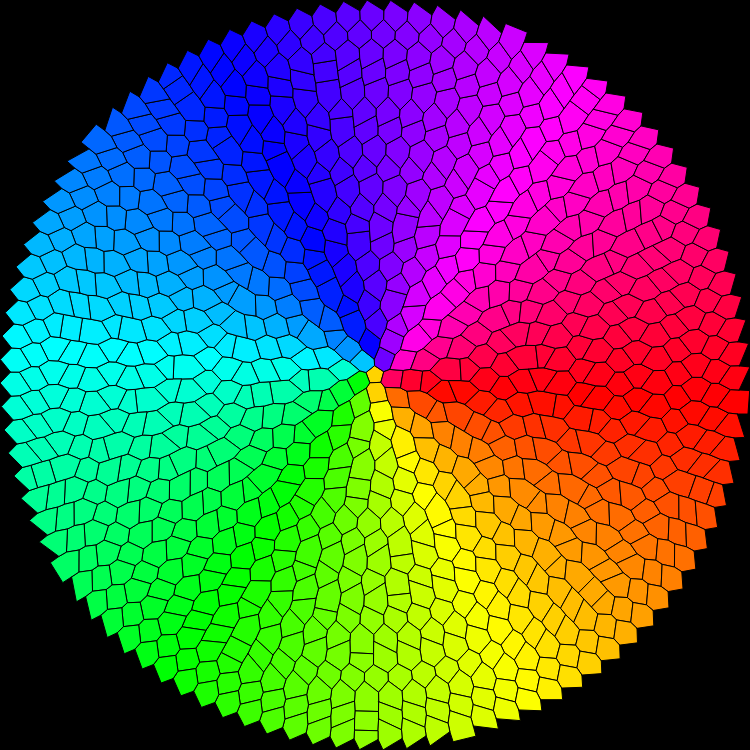
Frame 1 (no input)
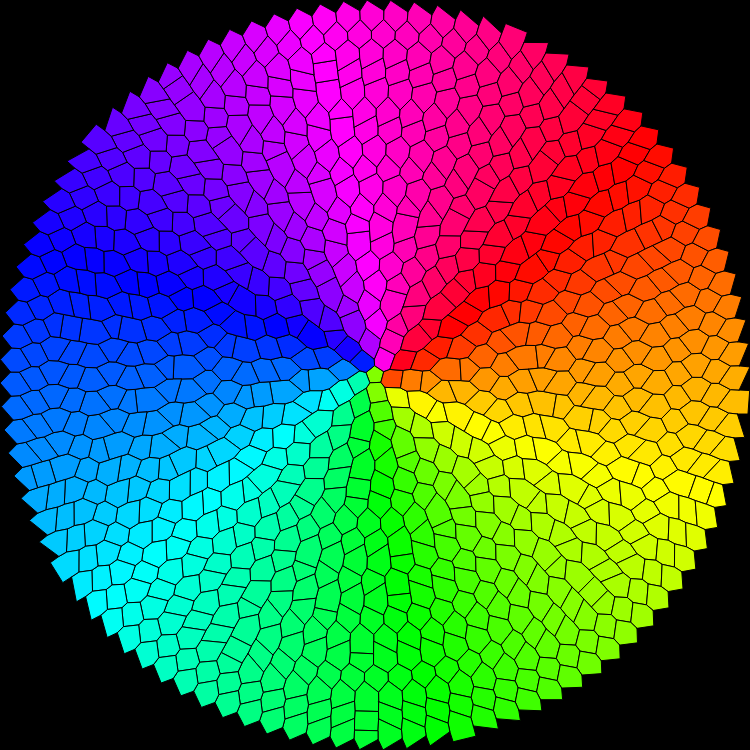
Frame 60 (no input)
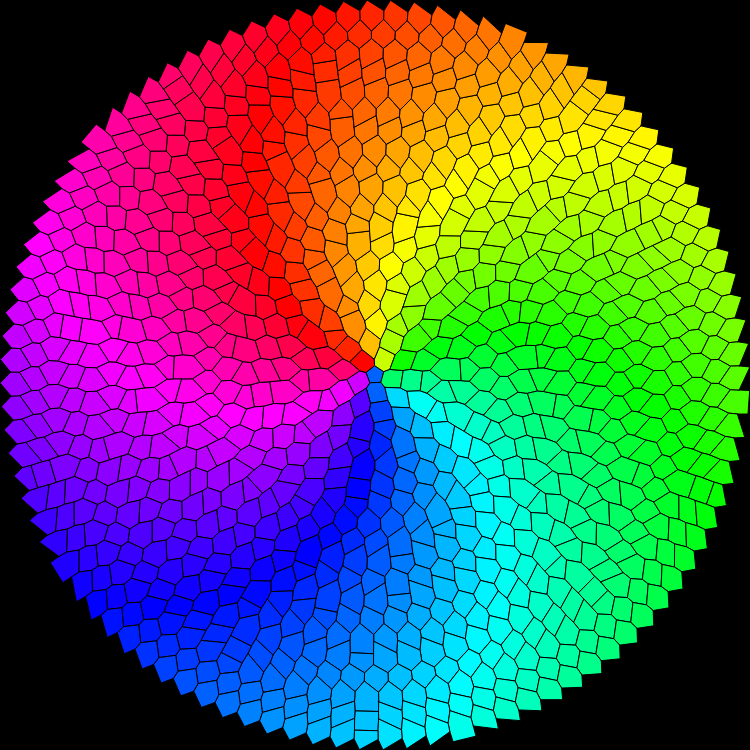
Frame 120 (the mouse pressed at the canvas centre since frame 60)

The p5.js sketch that drew these frames (run headless with seeded random() and noise() and a simulated clock; from frame 60 on, the mouse is pressed at the canvas centre):

// p5.js sketch
// ── sketch.js
var start = 5;
var arit_growth = 5;
var geo_growth = 1;
var layers = 20;
var v_wiggle = [.3, .6]    // [min, max] how pointy or boxy any given layer can be
var color_loops = 1;                 // number of times each color will appear in a single cycle
var color_shift = 0                // [0, 1] how far along the hue spectrum a given color can vary

var hue_start = 0                // [0, 1] where in the hue spectrum the colors will start
var sat = [.2, 1]                  // [min, max]
var bright = [0.6, .9]                // [min, max]  
var vertical_hue_shift = 0      // number of loops in a given direction
var vertical_sat_shift = [.6, 1]     // [init_val, end_val]
var vertical_bright_shift = [1, .2]  // [init_val, end_val]

var grayscale = 0;
var color_spectrum = [0, 1];

var canvas_size = 750;

rots = [0, 0, 0]
rots_ = [0.03, 0.0, 0.001]
limit = [2, .5, .15]
names = ['hue_start', 'sat[0]', 'vertical_hue_shift', ]

////////////////////////////////////

var delta_r;
var init_r// = 30;

var shifts;
var base_radii;
var top_radii;

var slider;
var valu;
var sl;

function x(r, shift){ // polar to cartesian x
    return r*cos(shift);
}

function y(r, shift){ // polar to cartesian y
    return r*sin(shift);
}

function angle(i, t, sh){
    return (2*PI * i/t + sh)%(2*PI);
}

function nod(l){
    return start + l*arit_growth;
}

function starting_nodes(nodes, shift, other_nodes, other_shift){
    var l = [];
    for(i=0; i<nodes; i++){
        l.push(ceil((angle(i, nodes, shift) - other_shift)/angle(1, other_nodes, 0))%other_nodes)
    }
    return l;
}

function diff(l, n){
    var d = []
    for(i=0; i<l.length-1; i++){
        d.push((l[i+1]-l[i]+n)%n);
    }
    d.push((l[0]-l[l.length-1]+n)%n);
    
    return d
}

function get_shapes(l){
    if(l==0){
        b = []
        for(i=0; i<nod(l); i++){
            b.push(0);
        }
        db = b;
    }else{
        b = starting_nodes(nod(l), shifts[l], nod(l-1), shifts[l-1]);
        db = diff(b, nod(l-1));
    }
    
    t = starting_nodes(nod(l), shifts[l], nod(l+1), shifts[l+1]);
    dt = diff(t, nod(l+1));

    r = []
    for(i=0; i<nod(l); i++){
        r.push([]);
        r[i].push(db[i]);
        r[i].push(b[i]);
        r[i].push(dt[i]);
        r[i].push(t[i]);
    }
    return r;
}

function re(){
    setup();
    redraw();
}

function filler(i, l){
    if(random()<grayscale){
        fill(((angle(i, nod(l), shifts[l])/2/PI + random(color_shift) + base_radii[l]/layers*vertical_hue_shift/ + abs(vertical_hue_shift))*color_loops + hue_start)%(color_spectrum[1]-color_spectrum[0])+color_spectrum[0]);
    }else{
        fill(
                (((angle(i, nod(l), shifts[l])/2/PI + random(color_shift) + base_radii[l]/layers*vertical_hue_shift + 100)*color_loops + hue_start)%(color_spectrum[1]-color_spectrum[0])+color_spectrum[0]), 
                1,1
                //random(sat[0], sat[1])*((1-l/layers)*vertical_sat_shift[0] + (l/layers)*vertical_sat_shift[1]), 
                //random(bright[0], bright[1])*((1-l/layers)*vertical_bright_shift[0] + (l/layers)*vertical_bright_shift[1])
            );
    }
}
    
function draw_shapes(shapes, l){
    for(i=0; i<nod(l); i++){
        filler(i, l);
        beginShape();
        vertex(x(top_radii[l], angle(i, nod(l), shifts[l])), y(top_radii[l], angle(i, nod(l), shifts[l])));
        vertex(x(base_radii[l], angle(i, nod(l), shifts[l])), y(base_radii[l], angle(i, nod(l), shifts[l])));
        for(j=0; j<shapes[i][0]; j++){
            vertex(x(top_radii[l-1], angle(shapes[i][1]+j, nod(l-1), shifts[l-1])), y(top_radii[l-1], angle(shapes[i][1]+j, nod(l-1), shifts[l-1])));
        }
        vertex(x(base_radii[l], angle(i+1, nod(l), shifts[l])), y(base_radii[l], angle(i+1, nod(l), shifts[l])));
        vertex(x(top_radii[l], angle(i+1, nod(l), shifts[l])), y(top_radii[l], angle(i+1, nod(l), shifts[l])));
        for(j=shapes[i][2]-1; j>=0; j--){
            vertex(x(base_radii[l+1], angle(shapes[i][3]+j, nod(l+1), shifts[l+1])), y(base_radii[l+1], angle(shapes[i][3]+j, nod(l+1), shifts[l+1])));
        }
        endShape(CLOSE);
    }
}

function make(){
    shifts = [];
    base_radii = [];
    top_radii = [];
    for(i=0; i<layers;i++){
        // make sure every shape will be convex
        var nodes = nod(i);
        shifts.push(random(2*PI/nodes));
        
        var r = delta_r*i + init_r;
        var len_side = sqrt(sq(1-cos(2*PI/nod(i+1))) + sq(sin(2*PI/nod(i+1))));
        var R = sqrt(1 - sq(len_side/2))*(delta_r*(i+1)+init_r) - r;
        R = random(r + R*v_wiggle[0], r+R*v_wiggle[1]);
        
        base_radii.push(r);        
        top_radii.push(R);
    }
}

function setup() {
    valu = 0;
    //createCanvas(canvas_size*1.75, canvas_size);
    createCanvas(canvas_size, canvas_size);
    colorMode(HSB, 1, 1, 1);
    
    if(!init_r){
        init_r=width/4/(layers);
    }
    if(!delta_r){
        delta_r = (height/2-init_r)/(layers-1);
    }

    make();
    
    sl = [
        [3, 20, start, 1, 'start = slid.value()'],
        [0, 30, arit_growth, 1, 'arit_growth = slid.value()'],
        [1, 50, layers, 1, 'layers = slid.value(); delta_r = (height/2-init_r)/(layers-1); make()'],
        [0, 1, v_wiggle[0], 0.01, 'v_wiggle[0] = slid.value(); make()'],//; v_wiggle[1] = max(v_wiggle[0], v_wiggle[1]);'],
        [0, 1, v_wiggle[1], 0.01, 'v_wiggle[1] = slid.value(); make()'],//; v_wiggle[0] = min(v_wiggle[0], v_wiggle[1]);'],
        [0, 10, color_loops, 0.01, 'color_loops = slid.value()'],
        [0, 1, color_shift, 0.01, 'color_shift = slid.value()'],
        [0, 1, hue_start, 0.01, 'hue_start = slid.value()'],
        [-5, 5, vertical_hue_shift, 0.1, 'vertical_hue_shift = slid.value()'],
        [0, 1, sat[0], 0.01, 'sat[0] = slid.value()'],//; sat[1] = max(sat[0], sat[1])'],
        [0, 1, sat[1], 0.01, 'sat[1] = slid.value()'],//; sat[0] = min(sat[0], sat[1])'],
        [0, 1, bright[0], 0.01, 'bright[0] = slid.value()'],//; bright[1] = max(bright[0], bright[1])'],
        [0, 1, bright[1], 0.01, 'bright[1] = slid.value()'],//; bright[0] = min(bright[0], bright[1])'],
        [0, 1, vertical_sat_shift[0], 0.01, 'vertical_sat_shift[0] = slid.value()'],
        [0, 1, vertical_sat_shift[1], 0.01, 'vertical_sat_shift[1] = slid.value()'],
        [0, 1, vertical_bright_shift[0], 0.01, 'vertical_bright_shift[0] = slid.value()'],
        [0, 1, vertical_bright_shift[1], 0.01, 'vertical_bright_shift[1] = slid.value()'],
        [0, 1, grayscale, 0.01, 'grayscale = slid.value()'],
        [0, 1, color_spectrum[0], 0.01, 'color_spectrum[0] = slid.value()'],//; color_spectrum[1] = max(color_spectrum[0], color_spectrum[1])'],
        [0, 1, color_spectrum[1], 0.01, 'color_spectrum[1] = slid.value()'],//; color_spectrum[0] = min(color_spectrum[0], color_spectrum[1])'],
    ]
    sl = []
    
    for(var i=0; i<sl.length; i++){
        slider = createSlider(sl[i][0],sl[i][1],sl[i][2], sl[i][3]);
        text(sl[i][4].split(' ')[0], 130, 70 + 30*i)
        slider.position(230, 70 + 30*i);
        slider.touchStarted(function(){slid = this});
        slider.fn = sl[i][4]
    }
    slid = slider
    
    draw_();
    //noLoop();
    //frameRate(5)
}

function draw() {
    //if(color_shift!=slider.value()){
    //    color_shift = slider.value();
    //    draw_()
    //}
    
    //if(mouseIsPressed && mouseX>100 && mx!=mouseX){
    //if(valu != slid.value()){
    //    eval(slid.fn)
    //    draw_()
    //}
    //valu = slid.value()
    for(i=0; i<rots.length; i++){
        rots[i] += random(-0.2, 0.2)*rots_[i]
        rots[i] = max(-rots_[i], rots[i])
        rots[i] = min(rots_[i], rots[i])
        eval(names[i]+'+=rots[i]')
        eval(names[i]+'= max('+str(-limit[i])+','+names[i]+')')
        eval(names[i]+'= min('+str(limit[i])+','+names[i]+')')
    }

    hue_start = (hue_start+1) % 1
    for(i=0; i<shifts.length; i++){
        //shifts[i] += random(0.05, 0.06)
        shifts[i] += rots[1]
    }
    draw_();
}
    
function draw_(){
    background(0);
    /*
    stroke(1)
    fill(.2)
    rect(30,30, 430, height-60)
    fill(1)
    for(var i=0; i<sl.length; i++){
        text(sl[i][4].split(' ')[0], 70, 75 + 30*i)
        text(eval(sl[i][4].split(' ')[0]), 390, 75 + 30*i)
    }
    */
    push();
    //translate(width*2/3, height/2);
    translate(width/2, height/2)
    strokeWeight(1);
    stroke(0);
    
    // draw first layer and center
    
    filler(0, 0);
    beginShape();
    for(i=0; i<nod(0); i++){
        vertex(x(base_radii[0], angle(i, nod(0), shifts[0])), y(base_radii[0], angle(i, nod(0), shifts[0])));
    }
    endShape(CLOSE);
    
    s = get_shapes(0);
    for(i=0; i<nod(0); i++){
        filler(i, 0);
        beginShape();
        vertex(x(top_radii[0], angle(i, nod(0), shifts[0])), y(top_radii[0], angle(i, nod(0), shifts[0])));
        vertex(x(base_radii[0], angle(i, nod(0), shifts[0])), y(base_radii[0], angle(i, nod(0), shifts[0])));
        vertex(x(base_radii[0], angle(i+1, nod(0), shifts[0])), y(base_radii[0], angle(i+1, nod(0), shifts[0])));
        vertex(x(top_radii[0], angle(i+1, nod(0), shifts[0])), y(top_radii[0], angle(i+1, nod(0), shifts[0])));
        for(j=s[i][2]-1; j>=0; j--){
            vertex(x(base_radii[1], angle(s[i][3]+j, nod(1), shifts[1])), y(base_radii[1], angle(s[i][3]+j, nod(1), shifts[1])));
        }
        endShape(CLOSE);
    }
    
    for(k=1; k<layers-1; k++){
        s = get_shapes(k);
        draw_shapes(s, k);
    }
    pop();
}
